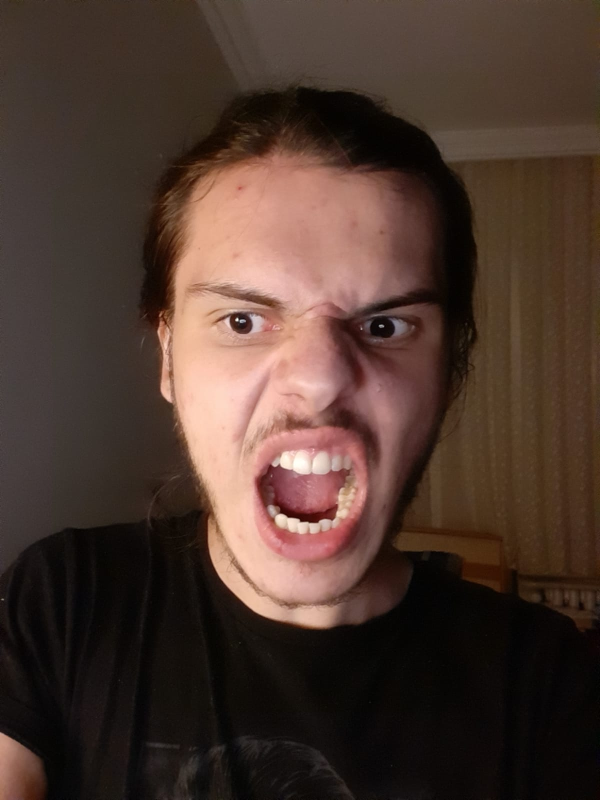
#> input picture Face Detection/Yusuf2.jpeg, 1200 x 1600 px (shown at 1/2 size)
$ python face_recognition.py
#> lines starting #> are read from the running program, lines starting #| are printed output that depends on the picture; after the words box and inside, x2 and y2 are one past the last pixel; in counts of white or black regions, pixels touching at a corner belong together; long printed decimals are rounded
#pylint:disable=no-member

import numpy as np
import cv2 as cv

haar_cascade = cv.CascadeClassifier('haar_face.xml')

people = ['Yusuf Doganay']
#features = np.load('features.npy', allow_pickle=True)
#labels = np.load('labels.npy')

face_recognizer = cv.face.LBPHFaceRecognizer_create()
#face_recognizer.read(r'opencv-course-master/Section #3 - Faces/face_trained.yml')
face_recognizer.read('face_trained.yml')
img = cv.imread('Yusuf2.jpeg')
#> img is the input picture: shape (1600, 1200, 3); mean B, G, R 46.8, 55.9, 75.9

gray = cv.cvtColor(img, cv.COLOR_BGR2GRAY)
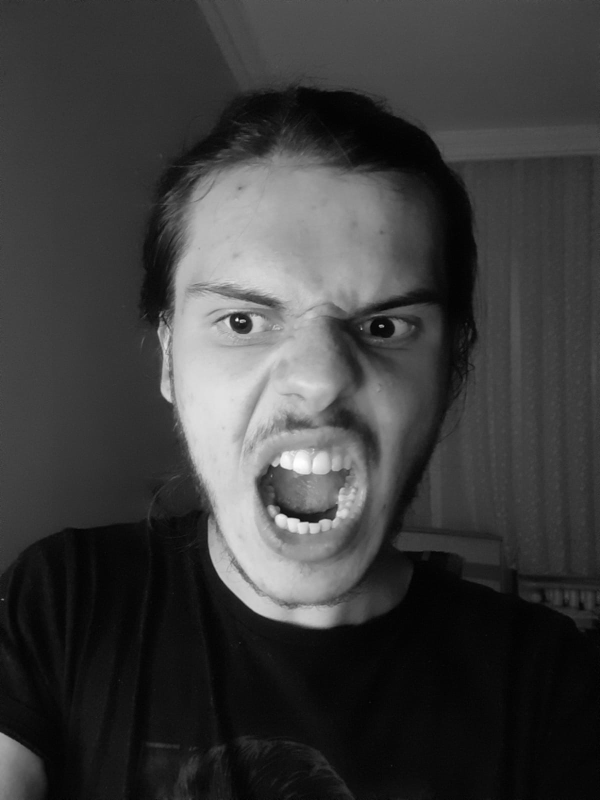
#> gray: shape (1600, 1200) (shown at 1/2 size); min 0, max 254, mean 60.8
cv.imshow('Person', gray)

# Detect the face in the image
faces_rect = haar_cascade.detectMultiScale(gray, scaleFactor = 1.1, minNeighbors = 4)
#> faces_rect = [[260, 381, 730, 730]]

for (x,y,w,h) in faces_rect:
    faces_roi = gray[y:y+h,x:x+w]

    label, confidence = face_recognizer.predict(faces_roi)
    print(f'Label = {people[label]} with a confidence of {confidence}')

    cv.putText(img, str(people[label]), (20,20), cv.FONT_HERSHEY_COMPLEX, 1.0, (0,255,0), thickness=2)
    cv.rectangle(img, (x,y), (x+w,y+h), (0,255,0), thickness=2)
#> this loop made 1 pass
#> (x, y, w, h, label, confidence) on pass 1: (260, 381, 730, 730, 0, 86.8)
#| Label = Yusuf Doganay with a confidence of 86.802
#> pass 1, `faces_roi = gray[y:y+h,x:x+w]`:
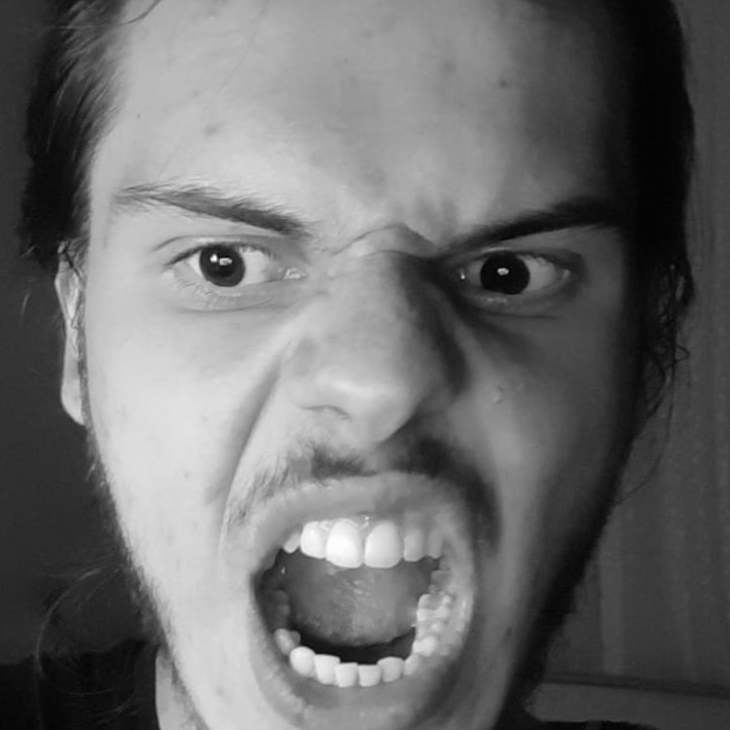
#> faces_roi: shape (730, 730); min 1, max 254, mean 107
#> after the loop:
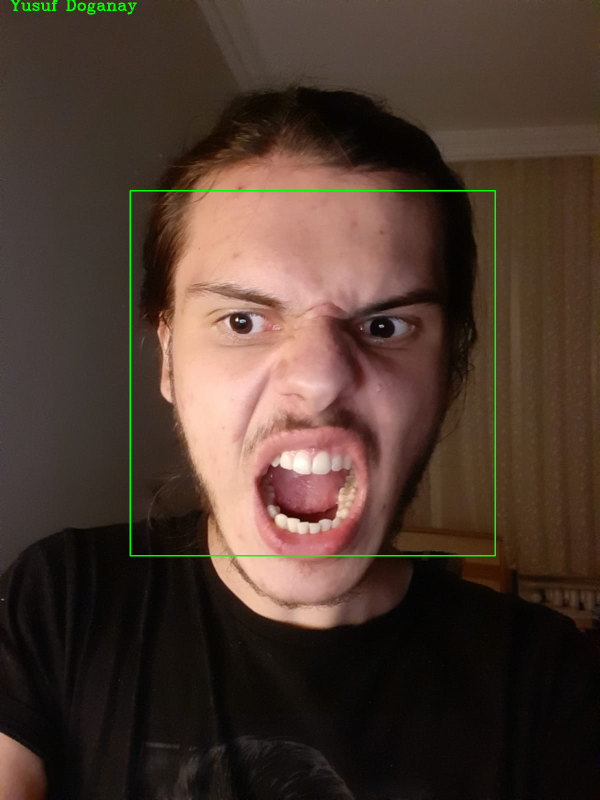
#> img: shape (1600, 1200, 3) (shown at 1/2 size); 0.56% of pixels changed, all inside (x1, y1, x2, y2) = (21, 0, 992, 1113)

cv.imshow('Detected Face', img)
resized = cv.resize (img, (750,750), interpolation = cv.INTER_CUBIC)
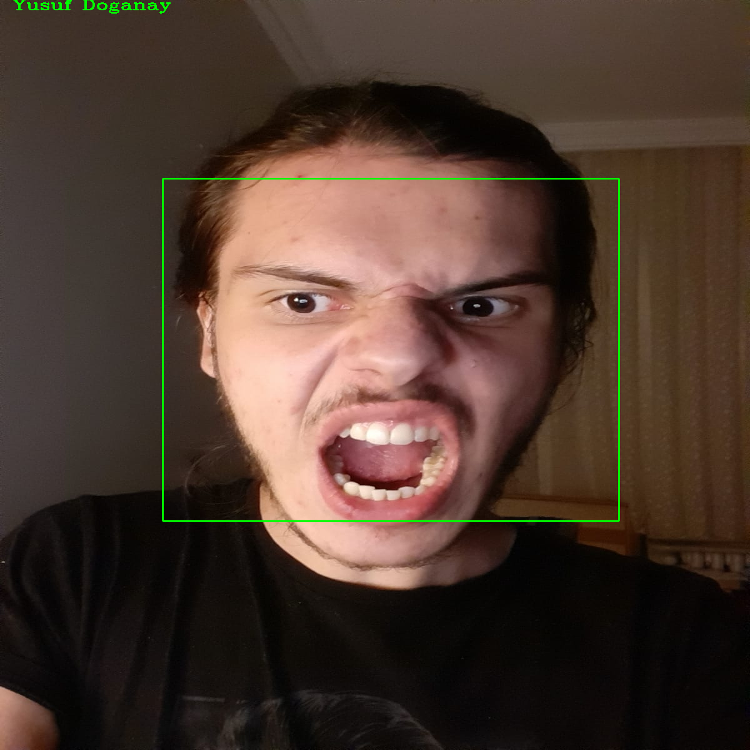
#> resized: shape (750, 750, 3); mean B, G, R 46.5, 57, 75.3
cv.imshow('Resized', resized)

cv.waitKey(0)

$ run again, with Face Detection/Yusuf.jpeg copied over Face Detection/Yusuf2.jpeg
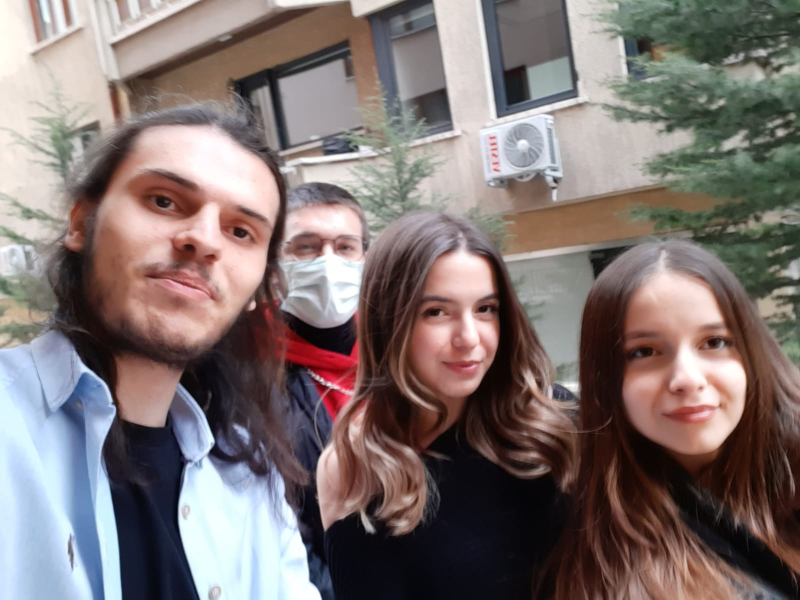
#> input picture Face Detection/Yusuf.jpeg, 1600 x 1200 px (shown at 1/2 size)
#> img is the input picture: shape (1200, 1600, 3); mean B, G, R 113, 114.8, 127
#> faces_rect = [[809, 536, 233, 233], [996, 657, 203, 203], [534, 406, 234, 234], [1192, 569, 343, 343], [168, 251, 440, 440]]
#> the loop `for (x,y,w,h) in faces_rect:` made 5 passes
#> (x, y, w, h, confidence) on passes 1 to 5: (809, 536, 233, 233, 113.2), (996, 657, 203, 203, 113.2), (534, 406, 234, 234, 90.15), (1192, 569, 343, 343, 88.83), (168, 251, 440, 440, 90.22)
#> (printed output is left out)
#> after the loop `for (x,y,w,h) in faces_rect:`:
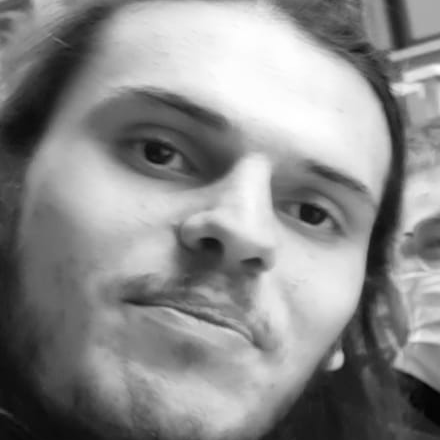
#> faces_roi: shape (440, 440); min 3, max 255, mean 138.1
#> `resized = cv.resize (img, (750,750), interpolation = cv.INTER_CUBIC)`:
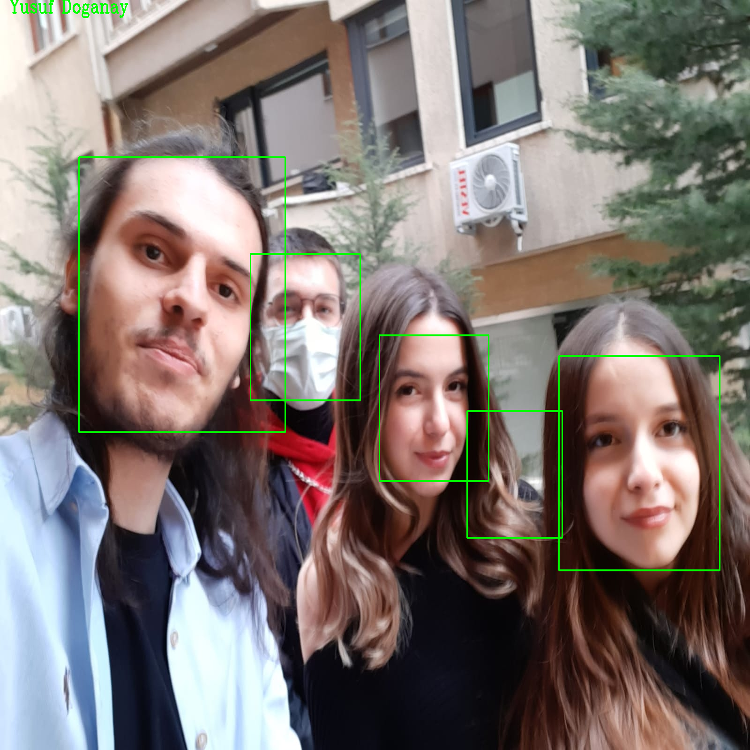
#> resized: shape (750, 750, 3); mean B, G, R 112.1, 116.4, 125.9
